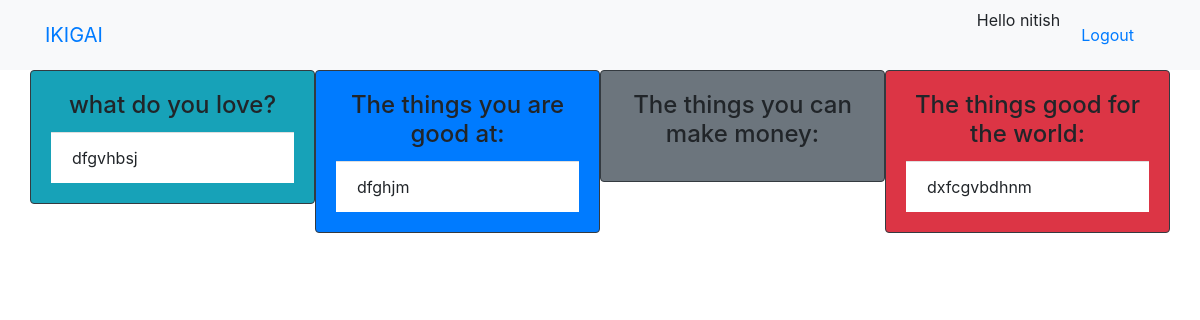
The app's page /purpose/retrivelist/2 (signed in) with its own data.
### purpose/models.py (models this page shows, shortened)
class Section(models.Model):
    name=models.CharField(max_length=250)

class list(models.Model):
    user=models.ForeignKey(User,on_delete=models.CASCADE)
    name=models.TextField()
    section=models.ForeignKey('Section',on_delete=models.CASCADE)

### purpose/views.py (the view)
# urls.py: url(r'^retrivelist/(?P<pk>[\w-]+)$', views.retrieve_user_list, name='retrive_user_list'),
@login_required
def retrieve_user_list(request,pk):
    s=Section.objects.all()
    u=User.objects.get(pk=pk)
    t=list.objects.filter(user=u)
    return render(request,'purpose/retrive.html',{'s':s,'t':t})

### purpose/templates/purpose/retrive.html
{% extends 'base.html'%}
{% block content %}
<div class="container">
  <div class="row">
    {% for i in s %}
     <div class="col-md-3 col-lg-3">
      {% if forloop.counter == 1 %}
    <div class="card-deck bg-info card border-dark mb-3" >
      {% elif forloop.counter == 2 %}
      <div class="card-deck bg-primary card border-dark mb-3" >
        {% elif forloop.counter == 3 %}
         <div class="card-deck bg-secondary card border-dark mb-3" >
        {% else %}
        <div class="card-deck bg-danger card border-dark mb-3" >
          {%endif %}
      <div class="card-body text-center">
         <h4 class="card-title">{{i.name}}</h4>
      <ul class="list-group list-group-flush bg-info ">
          {% for j in t %}
            {% if j.section.name == i.name %}
              <li class="list-group-item"><table><tr><td>{{j.name}}</td>
            </tr>
          </table>
        </li>
            {% endif %}
             {% empty %}
            <li class="list-group-item"><h3>No List Has Been Posted</li>
            {% endfor %}
      </ul>
     </div >
    </div >
  </div>
    {% endfor %}
  </div>
</div>
{% endblock %}

### templates/base.html (shortened to what this page needs)
{% load static from staticfiles %}
<!DOCTYPE html>
<html lang="en">
<head>
    <link rel="stylesheet" href="https://maxcdn.bootstrapcdn.com/bootstrap/4.3.1/css/bootstrap.min.css">
  </head>
<body >
  <nav class="navbar navbar-expand-sm bg-light justify-content-center">
    <div class="container">
      <div class="mx-auto order-0">
        <a class="navbar-brand mx-auto" href="#">IKIGAI</a>
    </div>
    <div class="navbar-collapse collapse w-100 order-3 dual-collapse2">
        <ul class="navbar-nav ml-auto">
           {% if not user.is_authenticated %}
        <li class="nav-item">
          <a class="nav-link" href="{% url 'accounts:login' %}">Login</a>
        </li>
        <li class="nav-item">
          <a class="nav-link" href="{% url 'accounts:signup' %}">Register</a>
        </li>
        {% else %}
        <li class="nav-item ">
            Hello  {{ request.user.username}}
          </li>
          <li class="nav-item">
          <a class="nav-link">
            <form classs="logout_link" action ="{% url 'accounts:logout' %}" method="post">
                <button type ="submit" class="btn btn-link navbar-btn">Logout</button>
             </form>
          </a>
      {% endif %}
        </ul>
    </div>
        </div>
</nav>
            {% block content %}
          {% endblock %}
  </body>
</html>

### records on screen
Section: name "what do you love?"
list: name "dfgvhbsj"
Section: name "The things you are good at:"
list: name "dfghjm"
Section: name "The things you can make money:"
Section: name "The things good for the world:"
list: name "dxfcgvbdhnm"

### other values on screen
{{ request.user.username }} "nitish"
